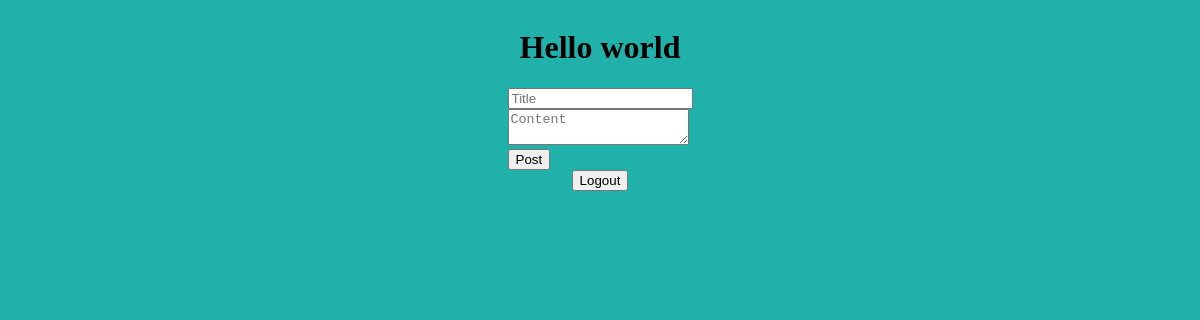
Before: / (signed in) with the older database file.
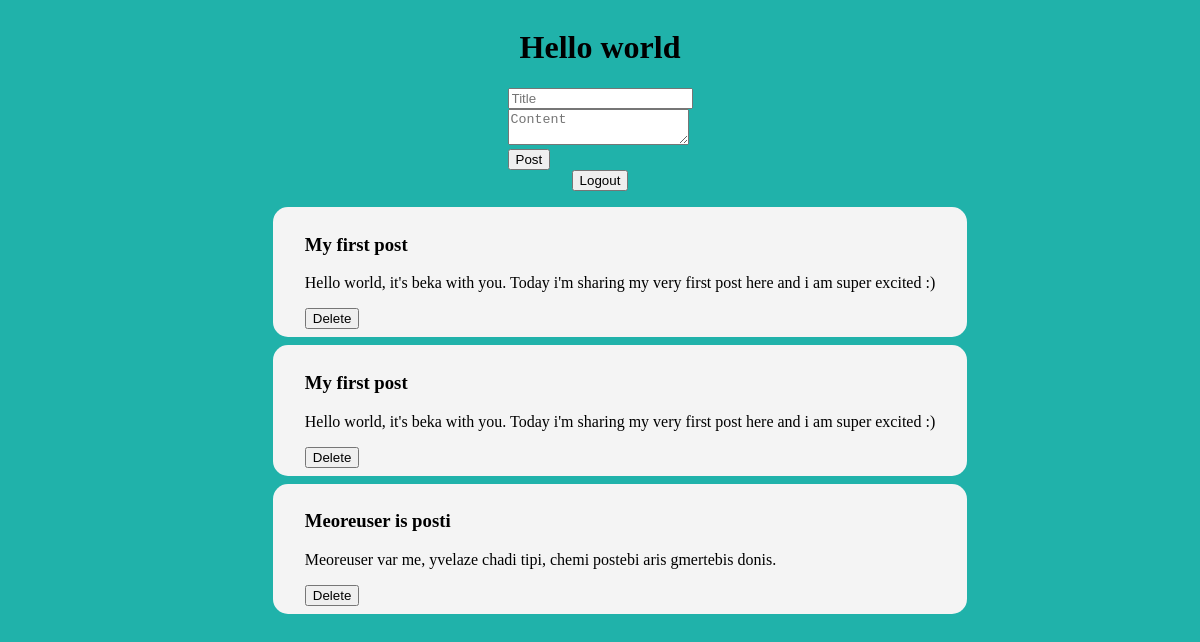
After: the same page with the newer database file.
### app/models.py (models this page shows, shortened)
class Post(db.Model):
    __tablename__ = 'posts'
    pid = db.Column(db.Integer, primary_key=True)
    title = db.Column(db.String, nullable=False)
    content = db.Column(db.String, nullable=False)
    owner_id = db.Column(db.Integer, db.ForeignKey('users.uid'), nullable=False)
    owner = db.relationship('User', backref='posts')

### app/routes.py (the view)
    @app.route('/')
    def index():
        if current_user.is_authenticated:
            posts = Post.query.all()
            own_posts = Post.query.filter_by(owner_id=current_user.uid).all()
            return render_template('authenticated/index.html', styles='css/index.css', posts=posts)
        else:
            people = User.query.all()
            return render_template('core/index.html', script='scripts/index.js', styles='css/index.css', people=people)

### app/app.py (called while the page is built)
def create_app():
    app = Flask(__name__, template_folder='templates', static_folder='static')
    app.config['SQLALCHEMY_DATABASE_URI'] = 'sqlite:///./app_db.db'
    app.secret_key = 'MY SECRET KEY'
    db.init_app(app)
    login_manager = LoginManager(app)
    from .models import User
    @login_manager.user_loader
    def load_user(uid):
        return User.query.get(uid)
    from .routes import register_routes
    register_routes(app, db)
    migrate = Migrate(app, db)
    with app.app_context():
        db.create_all()
    return app

### app/templates/authenticated/index.html (shortened to what this page needs)
{% extends 'base.html' %}
{% block styles %}
    <link rel="stylesheet" href="{{ url_for('static', filename=styles) }}">
{% endblock styles %}
{% block content %}
    <h1>Hello world</h1>
    <form action="{{ url_for('create_post') }}" method="post">
        <input type="text" name="title" placeholder="Title"><br>
        <textarea type="text" name="content" placeholder="Content"></textarea><br>
        <input type="submit" value="Post">
    </form>
    <button onclick="logout()">Logout</button>
    <ul>
        {% for post in posts %}
            <li class="user-post">
                <div class="user-post-container">
                    <h3>{{ post.title }}</h3>
                    <p>{{ post.content }}</p>
                    <button onclick="deletePost( '{{post.pid}}' )">Delete</button>
                </div>
            </li>
        {% endfor %}
    </ul>
{% endblock content %}

### app/templates/base.html (shortened to what this page needs)
<!DOCTYPE html>
<html lang="en">
<head>
    {% block styles %}{% endblock %}
</head>
<body>
    {% block content %}
    {% endblock %}
</body>
</html>

### app/static/css/index.css (style rules this page uses)
body { background-color: lightseagreen; display: flex; flex-flow: column; align-items: center; }
.user-post { display: block; background-color: #f4f4f4; border-radius: 15px; padding: .5rem 2rem; margin-bottom: .5rem; }

Changed rows visible on the page:
added Post: title "My first post", content "Hello world, it's beka with you. Today i'm sharing my very first post here and i am super excited :)"
added Post: title "My first post", content "Hello world, it's beka with you. Today i'm sharing my very first post here and i am super excited :)"
added Post: title "Meoreuser is posti", content "Meoreuser var me, yvelaze chadi tipi, chemi postebi aris gmertebis donis."
